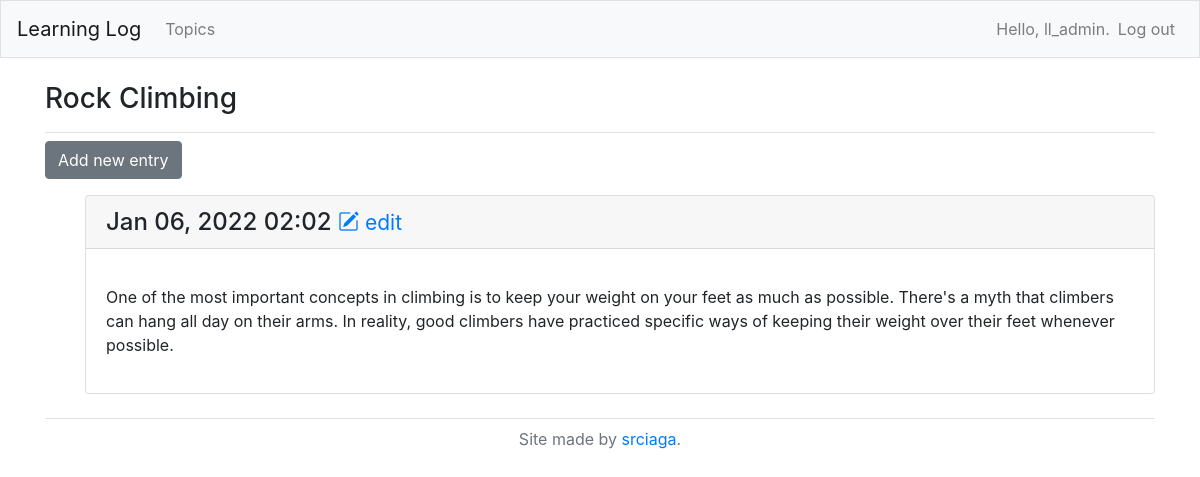
Page /topics/2 (signed in) on the committed database.
### learning_logs/models.py (models this page shows, shortened)
class Topic(models.Model):
    text = models.CharField(max_length=200)
    date_added = models.DateTimeField(auto_now_add=True)
    owner = models.ForeignKey(User, on_delete=models.CASCADE)
    def __str__(self):
        return self.text

class Entry(models.Model):
    topic = models.ForeignKey(Topic, on_delete=models.CASCADE)
    text = models.TextField()
    date_added = models.DateTimeField(auto_now_add=True)
    class Meta:
        verbose_name_plural = 'entries'

### learning_logs/views.py (the view)
# urls.py: path('topics/<int:topic_id>', views.topic, name='topic'),
@login_required
def topic(request, topic_id):
    topic = Topic.objects.get(id=topic_id)
    if topic.owner != request.user:
        raise Http404
    entries = topic.entry_set.order_by('-date_added')
    context = {'topic': topic, 'entries': entries}
    return render(request, 'learning_logs/topic.html', context)

### learning_logs/templates/learning_logs/topic.html
{% extends 'learning_logs/base.html' %}
{% block page_header %}
    <h3>{{ topic }}</h3>
{% endblock page_header %}
{% block content %}
<p>
    <a href="{% url 'learning_logs:new_entry' topic.id %}" class="btn btn-secondary" role="button">Add new entry</a>
</p>
<ul>
    {% for entry in entries %}
    <div class="card mb-3">
        <h4 class="card-header">
            {{ entry.date_added|date:'M d, Y H:i' }}
            <small><a href="{% url 'learning_logs:edit_entry' entry.id %}"><i class="bi bi-pencil-square"></i> edit</a></small>
        </h4>
        <div class="card-body">
            <p>{{ entry.text|linebreaks }}</p>
        </div>
    </div>
    {% empty %}
    <p>There are no entries for this topic yet.</p>
    {% endfor %}
</ul>
{% endblock content %}

### learning_logs/templates/learning_logs/base.html (shortened to what this page needs)
{% load bootstrap4 %}
<!doctype html>
<html lang="en">
<head>
    {% bootstrap_css %}
</head>
<body>
    <nav class="navbar navbar-expand-md navbar-light bg-light mb-4 border">
        <a class="navbar-brand" href="{% url 'learning_logs:index'%}">
            Learning Log</a>
        <div class="collapse navbar-collapse" id="navbarCollapse">
            <ul class="navbar-nav mr-auto">
                <li class="nav-item">
                    <a class="nav-link" href="{% url 'learning_logs:topics'%}">
                        Topics</a></li>
            </ul>
            <ul class="navbar-nav ml-auto">
                {% if user.is_authenticated %}
                <li class="nav-item">
                    <span class="navbar-text">Hello, {{ user.username }}.</span>
                </li>
                <li class="nav-item">
                    <a class="nav-link" href="{% url 'users:logout' %}">Log out</a>
                </li>
                {% else %}
                <li class="nav-item">
                    <a class="nav-link" href="{% url 'users:register' %}">Register</a>
                </li>
                <li class="nav-item">
                    <a class="nav-link" href="{% url 'users:login' %}">Log in</a></li>
                {% endif %}
            </ul>
        </div>
    </nav>
    <main role="main" class="container">
        <div class="pb-2 mb-2 border-bottom">
            {% block page_header %}{% endblock page_header %}
        </div>
        <div class="pb-2 mb-2 border-bottom">
            {% block content %}{% endblock content %}
        </div>
    </main>
    <footer>
        <p class="text-center text-muted">Site made by <a href="https://github.com/srciaga">srciaga</a>.</p>
    </footer>
</body>
</html>

### rows in the picture
Topic: text "Rock Climbing"
Entry: date_added "Jan 06, 2022 02:02", text "One of the most important concepts in climbing is to keep your weight on your feet as much as possible. There's a myth that climbers can hang all day on their arms. In reality, good climbers have practiced specific ways of keeping their weight over their feet whenever possible."

### other values in the picture
{{ user.username }} "ll_admin"
